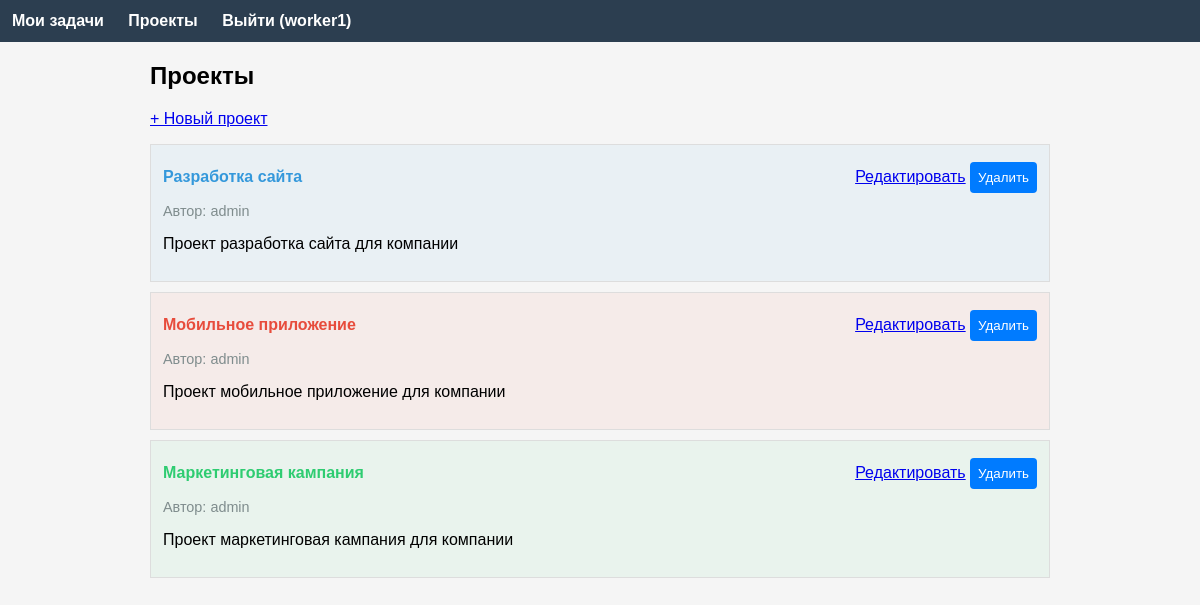
/projects (signed in), run on the app's committed database.
### app/models.py (models this page shows, shortened)
class User(UserMixin, db.Model):
    id = db.Column(db.Integer, primary_key=True)
    username = db.Column(db.String(64), index=True, unique=True, nullable=False)
    password_hash = db.Column(db.String(128), nullable=False)
    access_level = db.Column(db.Integer, default=1, nullable=False)
    authored_tasks = db.relationship('Task', back_populates='author', lazy='dynamic')
    assigned_tasks = db.relationship('Task', secondary=task_assignees, back_populates='assignees')
    comments = db.relationship('Comment', back_populates='author', lazy='dynamic')
    authored_projects = db.relationship('Project', back_populates='author', lazy='dynamic')
    def is_admin(self):
        return self.access_level == 0

class Project(db.Model):
    id = db.Column(db.Integer, primary_key=True)
    name = db.Column(db.String(100), nullable=False)
    description = db.Column(db.Text)
    color = db.Column(db.String(7), default='#3498db')
    user_id = db.Column(db.Integer, db.ForeignKey('user.id'), nullable=False)
    tasks = db.relationship('Task', back_populates='project', lazy='dynamic')
    author = db.relationship('User', back_populates='authored_projects')

### app/main/routes.py (the view)
@main.route('/projects')
@login_required
def projects():
    projects = Project.query.all()
    return render_template('projects.html', projects=projects)

### app/__init__.py (called while the page is built)
def create_app():
    app = Flask(__name__)
    app.config['SECRET_KEY'] = os.environ.get('SECRET_KEY', 'dev-secret-key')
    app.config['SQLALCHEMY_DATABASE_URI'] = 'sqlite:///task_manager.db'
    app.config['SQLALCHEMY_TRACK_MODIFICATIONS'] = False
    db.init_app(app)
    login_manager.init_app(app)
    login_manager.login_view = 'auth.login'
    from .models import User
    @login_manager.user_loader
    def load_user(user_id):
        return User.query.get(int(user_id))
    from .auth import auth as auth_blueprint
    app.register_blueprint(auth_blueprint)
    from .main import main as main_blueprint
    app.register_blueprint(main_blueprint)
    from .api import api as api_blueprint
    app.register_blueprint(api_blueprint, url_prefix='/api')
    return app

### app/templates/projects.html (shortened to what this page needs)
{% extends "base.html" %}
{% block content %}
<h2>Проекты</h2>
<a href="#" onclick="document.getElementById('new-project-form').classList.remove('hidden'); return false;">+ Новый проект</a>
{% if projects %}
<ul style="list-style:none; padding:0;">
{% for p in projects %}
    <li style="border:1px solid #ddd; margin:10px 0; padding:12px; background:{{ p.color }}10;">
        <div style="display:flex; justify-content:space-between; align-items:center;">
            <strong style="color:{{ p.color }};">
                <a href="{{ url_for('main.view_project', id=p.id) }}" style="color:{{ p.color }}; text-decoration:none;">{{ p.name }}</a>
            </strong>
            <span>
                <a href="#" onclick="document.getElementById('edit-project-{{ p.id }}').classList.remove('hidden'); return false;">Редактировать</a>
                <form method="post" action="{{ url_for('main.delete_project', id=p.id) }}" style="display:inline;">
                    <button type="submit" onclick="return confirm('Удалить проект?')">Удалить</button>
                </form>
            </span>
        </div>
        <div style="font-size:0.9em; color:#7f8c8d; margin-top:5px;">
            Автор: {{ p.author.username }}
        </div>
        {% if p.description %}
            <p>{{ p.description }}</p>
        {% endif %}
    </li>
{% endfor %}
</ul>
{% else %}
<p>Нет проектов. Создайте первый!</p>
{% endif %}
{% endblock %}

### app/templates/base.html (shortened to what this page needs)
<!DOCTYPE html>
<html lang="ru">
<head>
    <link rel="stylesheet" href="{{ url_for('static', filename='style.css') }}">
</head>
<body>
    <nav>
        {% if current_user.is_authenticated %}
            <a href="{{ url_for('main.tasks') }}">Мои задачи</a>
            <a href="{{ url_for('main.projects') }}">Проекты</a>
            <a href="{{ url_for('auth.logout') }}">Выйти ({{ current_user.username }})</a>
        {% else %}
            <a href="{{ url_for('main.index') }}">Главная</a>
            <a href="{{ url_for('auth.login') }}">Вход</a>
            <a href="{{ url_for('auth.register') }}">Регистрация</a>
        {% endif %}
    </nav>
    <main>
        {% block content %}{% endblock %}
    </main>
</body>
</html>

### app/static/style.css (style rules this page uses)
body { font-family: Arial, sans-serif; margin: 0; padding: 0; background: #f5f5f5; }
nav { background: #2c3e50; padding: 12px; }
nav a { color: white; margin-right: 20px; text-decoration: none; font-weight: bold; }
main { max-width: 900px; margin: 20px auto; padding: 0 15px; }
input, textarea, button, select { margin: 5px 0; padding: 8px; border: 1px solid #ccc; border-radius: 4px; width: 100%; box-sizing: border-box; }
button { background: #007bff; color: white; border: none; cursor: pointer; border-radius: 4px; width: auto; }
ul { list-style: none; padding: 0; }
li { margin: 10px 0; }
form { margin: 0; }

### data on the page
User: username "worker1"
Project: name "Разработка сайта", author.username "admin", description "Проект разработка сайта для компании"
Project: name "Мобильное приложение", author.username "admin", description "Проект мобильное приложение для компании"
Project: name "Маркетинговая кампания", author.username "admin", description "Проект маркетинговая кампания для компании"
